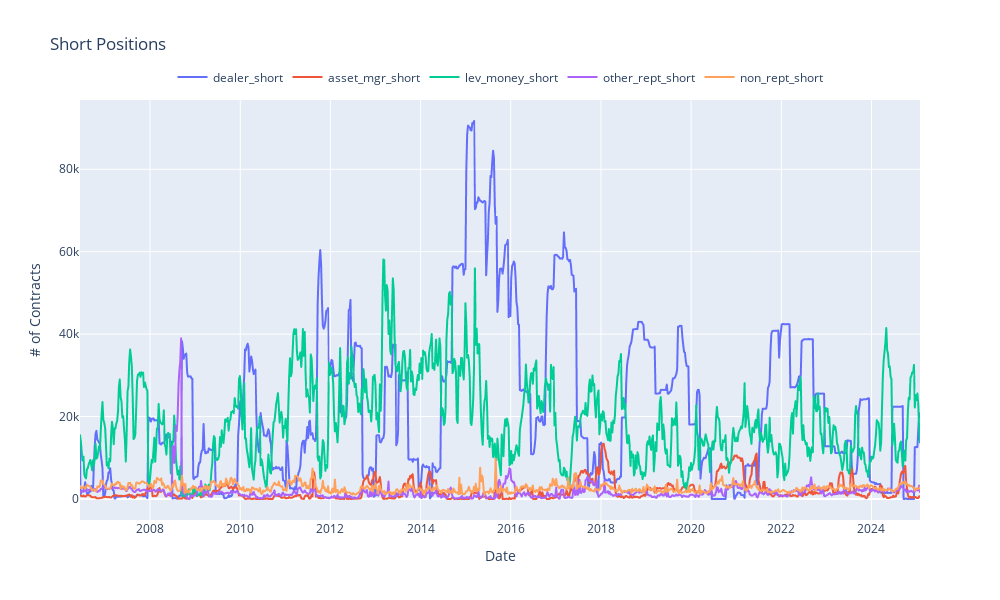

Notebook code for this chart:
### Markdown cell above
查看所有子分类的空头头寸

### Code cell
fig = px.line(
    clean_cot,
    x=clean_cot.index,
    y=[
        "dealer_short",
        "asset_mgr_short",
        "lev_money_short",
        "other_rept_short",
        "non_rept_short",
    ],
    title="Short Positions",
)

fig.update_layout(
    width=1000,
    height=600,
    xaxis=dict(title="Date"),
    yaxis=dict(title="# of Contracts"),
    legend=dict(
        orientation="h", xanchor="center", yanchor="bottom", x=0.5, y=1.02, title=""
    ),
)

fig.show()

### Figure 1 — Plotly figure (JSON) as saved in the notebook; plotly's stock layout.template omitted (floating-point values rounded to 4 significant figures; data arrays with more than 128 entries replaced by an {"elided": "..."} marker saying what was removed)
{"data": [{"hovertemplate": "variable=dealer_short<br>date=%{x}<br>value=%{y}<extra></extra>", "legendgroup": "dealer_short", "line": {"color": "#636efa", "dash": "solid"}, "marker": {"symbol": "circle"}, "mode": "lines", "name": "dealer_short", "showlegend": true, "type": "scattergl", "x": {"elided": "973 str values"}, "xaxis": "x", "y": {"elided": "973 int values"}, "yaxis": "y"}, {"hovertemplate": "variable=asset_mgr_short<br>date=%{x}<br>value=%{y}<extra></extra>", "legendgroup": "asset_mgr_short", "line": {"color": "#EF553B", "dash": "solid"}, "marker": {"symbol": "circle"}, "mode": "lines", "name": "asset_mgr_short", "showlegend": true, "type": "scattergl", "x": {"elided": "973 str values"}, "xaxis": "x", "y": {"elided": "973 int values"}, "yaxis": "y"}, {"hovertemplate": "variable=lev_money_short<br>date=%{x}<br>value=%{y}<extra></extra>", "legendgroup": "lev_money_short", "line": {"color": "#00cc96", "dash": "solid"}, "marker": {"symbol": "circle"}, "mode": "lines", "name": "lev_money_short", "showlegend": true, "type": "scattergl", "x": {"elided": "973 str values"}, "xaxis": "x", "y": {"elided": "973 int values"}, "yaxis": "y"}, {"hovertemplate": "variable=other_rept_short<br>date=%{x}<br>value=%{y}<extra></extra>", "legendgroup": "other_rept_short", "line": {"color": "#ab63fa", "dash": "solid"}, "marker": {"symbol": "circle"}, "mode": "lines", "name": "other_rept_short", "showlegend": true, "type": "scattergl", "x": {"elided": "973 str values"}, "xaxis": "x", "y": {"elided": "973 int values"}, "yaxis": "y"}, {"hovertemplate": "variable=non_rept_short<br>date=%{x}<br>value=%{y}<extra></extra>", "legendgroup": "non_rept_short", "line": {"color": "#FFA15A", "dash": "solid"}, "marker": {"symbol": "circle"}, "mode": "lines", "name": "non_rept_short", "showlegend": true, "type": "scattergl", "x": {"elided": "973 str values"}, "xaxis": "x", "y": {"elided": "973 int values"}, "yaxis": "y"}], "layout": {"height": 600, "legend": {"orientation": "h", "title": {"text": ""}, "tracegroupgap": 0, "x": 0.5, "xanchor": "center", "y": 1.02, "yanchor": "bottom"}, "title": {"text": "Short Positions"}, "width": 1000, "xaxis": {"anchor": "y", "domain": [0, 1], "title": {"text": "Date"}}, "yaxis": {"anchor": "x", "domain": [0, 1], "title": {"text": "# of Contracts"}}}}
